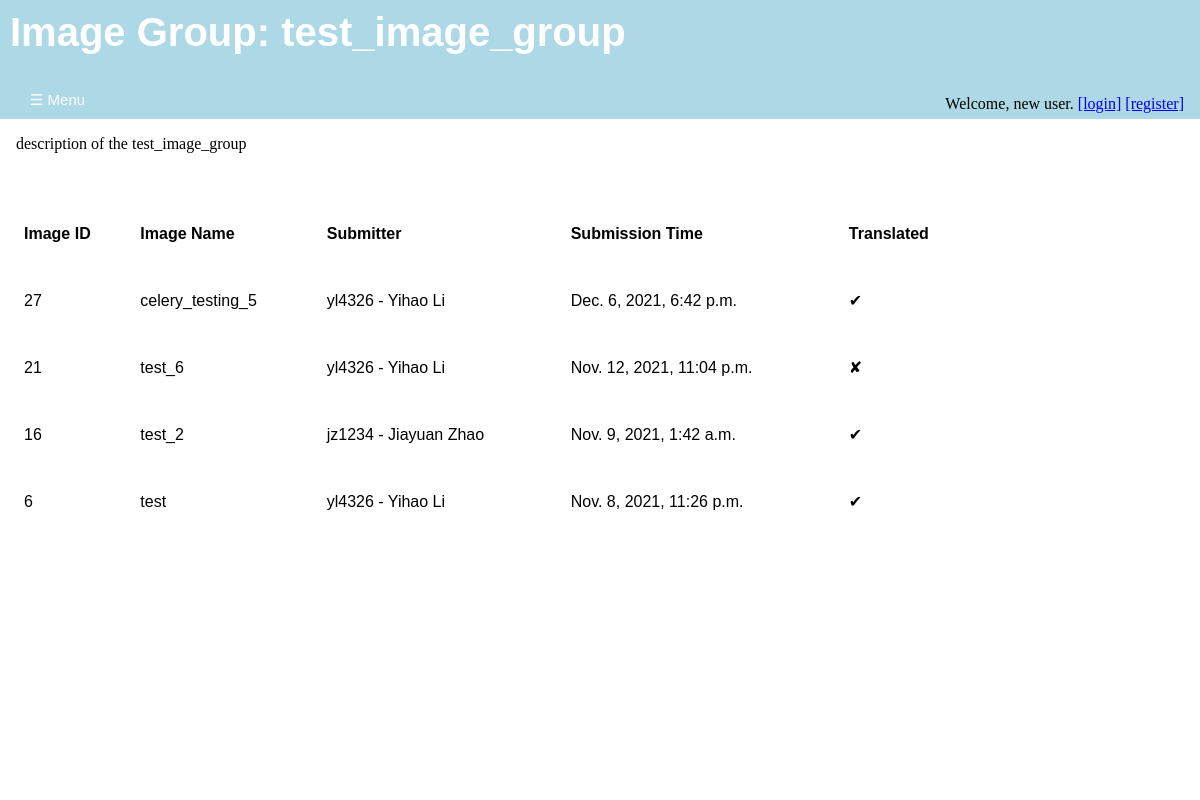
Page /annotations/image_group/2/ on the earlier database version.
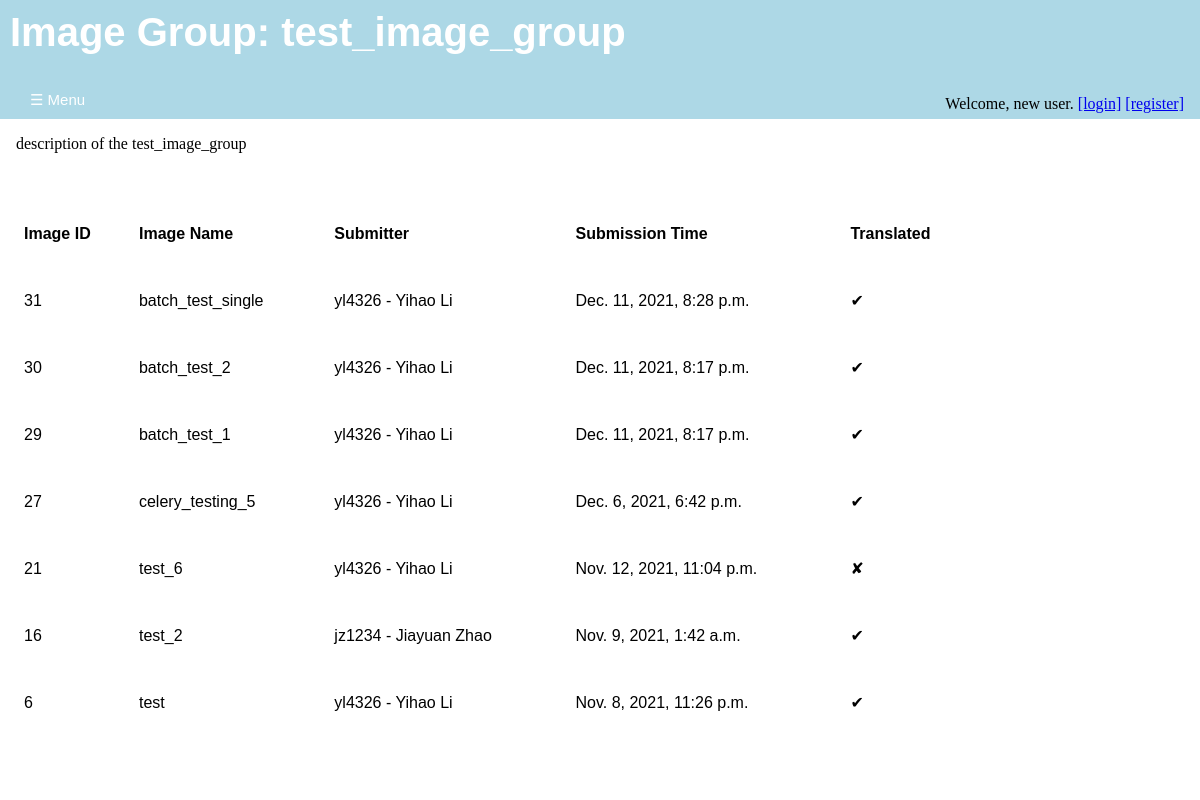
Same page on the later database version.
### annotations/models.py (models this page shows, shortened)
class Image(models.Model):
    image_name = models.CharField(
        max_length = 200,
        unique = True
        )
    submission_date = models.DateTimeField(
        'date of submission',
        auto_now_add = True
        )
    image_upload = models.FileField(upload_to = svs_rename)
    translated = models.BooleanField(default = 'False')
    svs_path = models.FilePathField(
        path = f"{settings.HOME_PATH}/{settings.SVS_PATH}",
        match = ".*\.svs",
        null = True,
        blank = True
        )
    dzi_path = models.FilePathField(
        path = f"{settings.HOME_PATH}/{settings.DZI_PATH}",
        match = ".*\.dzi",
        null = True,
        blank = True
        )
    height = models.PositiveIntegerField(null = True, blank = True)
    width = models.PositiveIntegerField(null = True, blank = True)
    image_description = models.TextField(blank = True, null = True)
    completely_annotated = models.BooleanField(default = 'False')
    group = models.ForeignKey(
        ImageGroup,
        on_delete = models.SET_NULL,
        blank = True,
        null = True
        )
    submit_user = models.ForeignKey(
        User,
        on_delete = models.PROTECT,
        blank = True,
        null = True
        )

class User(auth_user):
    UNI = models.CharField(
        max_length = 8,
        unique = True
        )
    register_date = models.DateTimeField(
        'date of registration',
        auto_now_add = True,
        blank = True
        )
    organizations = models.ForeignKey(
        'Organization',
        on_delete = models.PROTECT,
        null = True,
        blank = True
        )
    def __str__(self):
      return f"{self.UNI} - {self.first_name} {self.last_name}"

### annotations/views.py (the view)
# urls.py: path('image_group/<int:image_group_id>/', views.image_group_view, name = 'image-group-view'),
def image_group_view(request, image_group_id):
    image_group = ImageGroup.objects.get(id=image_group_id)
    image_list = Image.objects.filter(group = image_group).order_by('-submission_date')
    return render(
        request,
        "annotations/image_group_view.html",
        {
        "image_group": image_group,
        "image_list": image_list
        })

### annotations/templates/annotations/image_group_view.html (shortened to what this page needs)
{% extends 'annotations/base.html' %}
{% block content %}
    <div id='title' class='title'>
      <h1>Image Group: {{image_group.group_name}}</h1>
      <div id='login-widget' class='login-widget'>
      {% if user.is_authenticated %}
         <p>Welcome, {{ user.get_username }}.</p>
         <a href="{% url 'annotations:logout' %}">[logout]</a>
      {% else %}
        <p>Welcome, new user.</p>
        <a href="{% url 'annotations:login' %}" >[login]</a>
        <a href="{% url 'annotations:registration' %}" >[register]</a>
      {% endif %}
      </div>
      <button class="openbutton" onclick="openNav()">&#9776; Menu</button>
    </div>
    <div id='body' class='body'>
      <div class="Introduction">
        <p>{{image_group.group_description}}</p>
      </div>
      <table>
        <tr>
          <th><p>Image ID</p></th>
          <th><p>Image Name</p></th>
          <th><p>Submitter</p></th>
          <th><p>Submission Time</p></th>
          <th><p>Translated</p></th>
        </tr>
        {% for image in image_list %}
          <tr>
            <td><p>{{image.pk}}</p></td>
            <td>
            {% if image.translated %}
               <a href="{% url 'annotations:image-views' image.id %}">
                 {{ image.image_name }}
               </a>
            {% else %}
               <p>{{image.image_name}}</p>
            {% endif %}
            </td>
            <td><a href="{% url 'annotations:profile-others' image.submit_user.id %}">
              {{ image.submit_user }}
            </a></td>
            <td><p> {{ image.submission_date }}</p></td>
            <td><p> {{ image.translated|yesno:"✔,✘" }} </p></td>
           </tr>
        {% endfor %}
      </table>
    </div>
{% endblock %}

Differences in the rows shown:
added Image: pk "31", image_name "batch_test_single", submit_user "yl4326 - Yihao Li", submission_date "Dec. 11, 2021, 8:28 p.m.", translated "✔"
added Image: pk "30", image_name "batch_test_2", submit_user "yl4326 - Yihao Li", submission_date "Dec. 11, 2021, 8:17 p.m.", translated "✔"
added Image: pk "29", image_name "batch_test_1", submit_user "yl4326 - Yihao Li", submission_date "Dec. 11, 2021, 8:17 p.m.", translated "✔"
